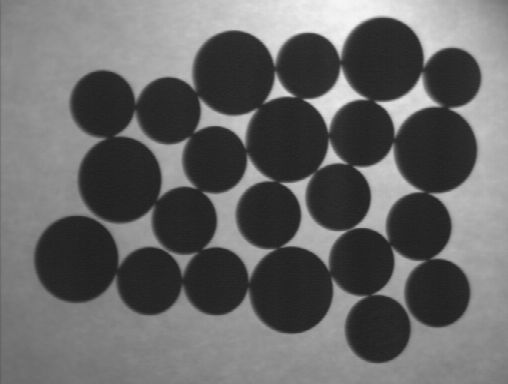
#> input picture aula12/mon1.bmp, 508 x 384 px
$ python ex5.py mon1.bmp
#> lines starting #> are read from the running program, lines starting #| are printed output that depends on the picture; after the words box and inside, x2 and y2 are one past the last pixel; in counts of white or black regions, pixels touching at a corner belong together
import cv2
import numpy as np


##########################
# Print Image Features

def printImageFeatures(image):
    if len(image.shape) == 2:
        height, width = image.shape
        nchannels = 1
    else:
        height, width, nchannels = image.shape

    print("Image Height:", height)
    print("Image Width:", width)
    print("Number of channels:", nchannels)
    print("Number of elements:", image.size)


###################################
# MAIN

# image = cv2.imread(sys.argv[1], cv2.IMREAD_UNCHANGED)
img = "mon1.bmp"
image = cv2.imread(img, cv2.IMREAD_UNCHANGED)
#> image is the input picture: shape (384, 508); min 31, max 246, mean 102.8

if np.shape(image) == ():
    # Failed Reading
    print("Image file could not be open!")
    exit(-1)

printImageFeatures(image)
#| Image Height: 384
#| Image Width: 508
#| Number of elements: 195072

cv2.imshow('Orginal', image)

# ret,thresh1 = cv2.threshold(image, 120, 255, cv2.THRESH_BINARY)
# cv2.imshow('threshold', thresh1)

ret,thresh2 = cv2.threshold(image, 90, 255, cv2.THRESH_BINARY_INV)
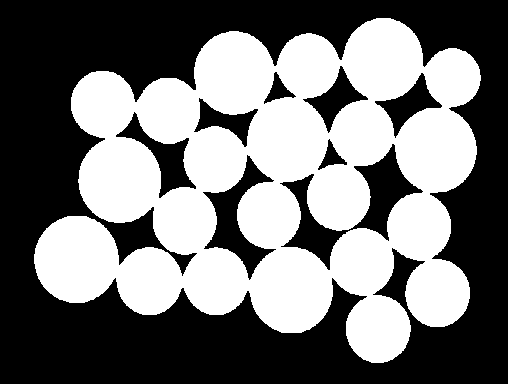
#> thresh2: shape (384, 508); 45.5% white; 1 white region, box (x1, y1, x2, y2) and area: (34, 18, 481, 363) 88669
cv2.imshow('threshold_inv', thresh2)

kernel = cv2.getStructuringElement(cv2.MORPH_ELLIPSE, (11, 11))
img_erode = cv2.erode(thresh2, kernel, iterations=2)
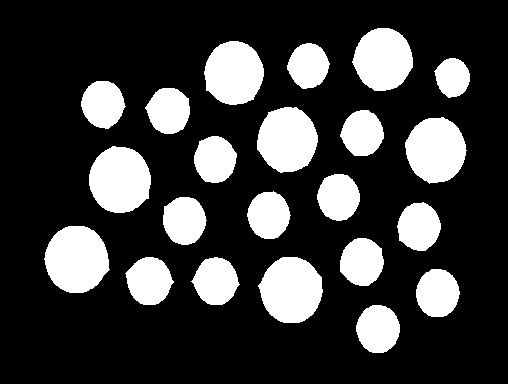
#> img_erode: shape (384, 508); 23.3% white; 22 white regions, largest, box (x1, y1, x2, y2) and area: (44, 226, 110, 293) 3380, (258, 257, 323, 323) 3260, (89, 146, 151, 213) 3248
cv2.imshow('erode', img_erode)

kernel = cv2.getStructuringElement(cv2.MORPH_RECT, (9, 9))
img_erode = cv2.erode(thresh2, kernel, iterations=2)
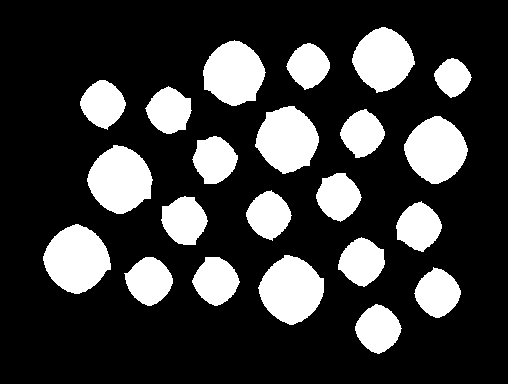
#> img_erode: shape (384, 508); 22.9% white; 22 white regions, largest, box (x1, y1, x2, y2) and area: (43, 224, 111, 294) 3340, (87, 145, 153, 214) 3237, (258, 255, 324, 325) 3231
cv2.imshow('erode9', img_erode)

cv2.waitKey(0)

cv2.destroyAllWindows()
